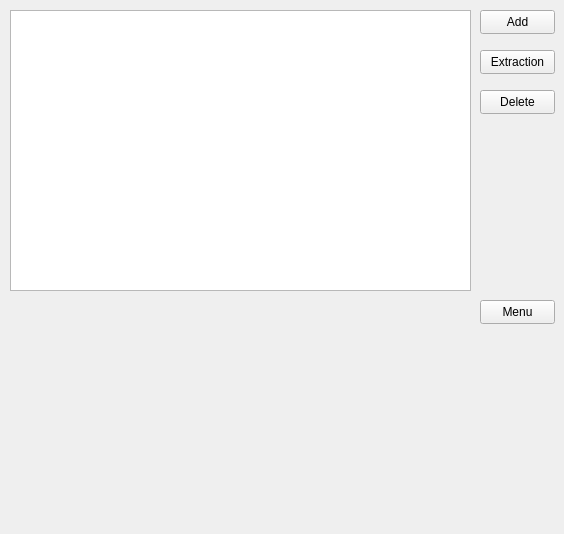
<?xml version="1.0" encoding="UTF-8"?>
<ui version="4.0">
 <class>Explore</class>
 <widget class="QWidget" name="Explore">
  <property name="geometry">
   <rect>
    <x>0</x>
    <y>0</y>
    <width>564</width>
    <height>534</height>
   </rect>
  </property>
  <property name="minimumSize">
   <size>
    <width>564</width>
    <height>534</height>
   </size>
  </property>
  <property name="maximumSize">
   <size>
    <width>564</width>
    <height>534</height>
   </size>
  </property>
  <property name="windowTitle">
   <string>Explore</string>
  </property>
  <widget class="QTreeView" name="treeView">
   <property name="geometry">
    <rect>
     <x>10</x>
     <y>10</y>
     <width>461</width>
     <height>281</height>
    </rect>
   </property>
  </widget>
  <widget class="QPushButton" name="pushButton">
   <property name="geometry">
    <rect>
     <x>480</x>
     <y>10</y>
     <width>75</width>
     <height>24</height>
    </rect>
   </property>
   <property name="text">
    <string>Add</string>
   </property>
  </widget>
  <widget class="QPushButton" name="pushButton_2">
   <property name="geometry">
    <rect>
     <x>480</x>
     <y>50</y>
     <width>75</width>
     <height>24</height>
    </rect>
   </property>
   <property name="text">
    <string>Extraction</string>
   </property>
  </widget>
  <widget class="QPushButton" name="pushButton_3">
   <property name="geometry">
    <rect>
     <x>480</x>
     <y>90</y>
     <width>75</width>
     <height>24</height>
    </rect>
   </property>
   <property name="text">
    <string>Delete</string>
   </property>
  </widget>
  <widget class="QPushButton" name="pushButton_4">
   <property name="geometry">
    <rect>
     <x>480</x>
     <y>300</y>
     <width>75</width>
     <height>24</height>
    </rect>
   </property>
   <property name="text">
    <string>Menu</string>
   </property>
  </widget>
 </widget>
 <layoutdefault spacing="6" margin="11"/>
 <resources/>
 <connections/>
</ui>
